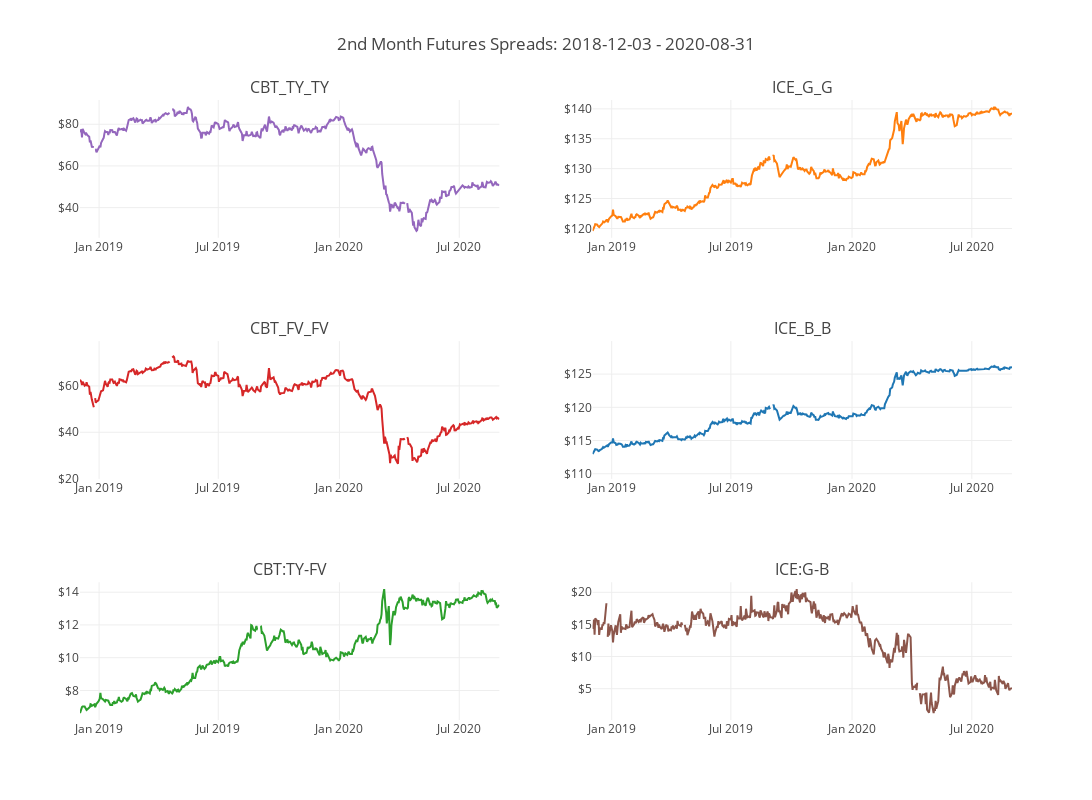

Notebook code cell kept with this figure:
### Markdown cell above
* Side by side underlying asset with spreads
* Side by side rolling averages versus original spread
* Median and standard deviation of difference to N-day rolling average
* Scatter plot of daily returns with normal distribution and kurtosis stats

### Code cell
def make_spread_charts(
    pairs: tuple,
    df: pd.DataFrame,
    title_text: str,
    price_col: str = "adj_future"
) -> go.Figure:
    """Returns figure for side-by-side charts of the prices of the underlying
    securities and spreads. The spread will be expressed as the second security
    of the pair less the first one with the second security appearing in top row.

    Args:
        pairs: Tuple of two tuples with two str elements, one for each security
            in the form `{exchange code}_{futures code}_{options_code}`.
        df: Pandas dataframe with the price data to be plotted. Assumes series
            are accessible with a tuple of `{(price_col, security)}`.
        title_text: Text of overall figure.
        price_col: Label of column in df by which the prices of the underlying
            securities are accessible.

    Returns:
        A plotly Figure ready for plotting

    """

    subplot_titles = (pairs[0][1], pairs[1][1], pairs[0][0], pairs[1][0])
    subplot_titles += tuple(get_spread_label(p) for p in pairs)

    fig = make_subplots(rows=3, cols=2, subplot_titles=subplot_titles)

    y_ranges = {}

    for i, pair in enumerate(pairs):
        for j, security in enumerate(pair):
            series = df[(price_col, security)]
            fig.append_trace(go.Scatter(
                x=df.index,
                y=series,
                name=security
            ), row=2-j, col=2-i)

            y_ranges[(2-j, 2-i)] = (series.max() - series.min(), series.min(), series.max())
        
        fig.append_trace(go.Scatter(
            x=df.index,
            y=get_spread(pair, df=df, price_col=price_col),
            name=get_spread_label(pair)
        ), row=3, col=i+1)
    
    title_text = f"{title_text}: {df.index.min().strftime(DATE_FORMAT)} - {df.index.max().strftime(DATE_FORMAT)}"
    fig.update_layout(template="none", **FIGURE_SIZE, title_text=title_text, showlegend=False)
    fig.update_yaxes(tickprefix="$")

    # This is hacky, but makes it so the y ranges of the underlying securities in a pair are the same
    # to make it easier to see which movements are causing the spread to change.
    for c in range(1, 3):
        delta = y_ranges[(1, c)][0] - y_ranges[(2, c)][0]
        if delta > 0:
            new_range = (y_ranges[(2, c)][1] - delta / 2, y_ranges[(2, c)][2] + delta / 2)
            fig.update_yaxes(range=new_range, row=2, col=c)
        else:
            new_range = (y_rangess[(1, c)][1] + delta / 2, y_ranges[(1, c)][2] - delta / 2)
            fig.update_yaxes(range=new_range, row=1, col=c)

    return fig


fig = make_spread_charts(pairs, df_second, title_text="2nd Month Futures Spreads")
fig.show()

### Figure 1 — Plotly figure (JSON) as saved in the notebook; plotly's stock layout.template omitted (floating-point values rounded to 4 significant figures; data arrays with more than 128 entries replaced by an {"elided": "..."} marker saying what was removed)
{"data": [{"name": "CBT_FV_FV", "type": "scatter", "x": {"elided": "453 str values"}, "xaxis": "x4", "y": {"elided": "453 float values"}, "yaxis": "y4"}, {"name": "CBT_TY_TY", "type": "scatter", "x": {"elided": "453 str values"}, "xaxis": "x2", "y": {"elided": "453 float values"}, "yaxis": "y2"}, {"name": "CBT:TY-FV", "type": "scatter", "x": {"elided": "453 str values"}, "xaxis": "x5", "y": {"elided": "453 float values"}, "yaxis": "y5"}, {"name": "ICE_B_B", "type": "scatter", "x": {"elided": "453 str values"}, "xaxis": "x3", "y": {"elided": "453 float values"}, "yaxis": "y3"}, {"name": "ICE_G_G", "type": "scatter", "x": {"elided": "453 str values"}, "xaxis": "x", "y": {"elided": "453 float values"}, "yaxis": "y"}, {"name": "ICE:G-B", "type": "scatter", "x": {"elided": "453 str values"}, "xaxis": "x6", "y": {"elided": "453 float values"}, "yaxis": "y6"}], "layout": {"annotations": [{"font": {"size": 16}, "showarrow": false, "text": "CBT_TY_TY", "x": 0.225, "xanchor": "center", "xref": "paper", "y": 1, "yanchor": "bottom", "yref": "paper"}, {"font": {"size": 16}, "showarrow": false, "text": "ICE_G_G", "x": 0.775, "xanchor": "center", "xref": "paper", "y": 1, "yanchor": "bottom", "yref": "paper"}, {"font": {"size": 16}, "showarrow": false, "text": "CBT_FV_FV", "x": 0.225, "xanchor": "center", "xref": "paper", "y": 0.6111, "yanchor": "bottom", "yref": "paper"}, {"font": {"size": 16}, "showarrow": false, "text": "ICE_B_B", "x": 0.775, "xanchor": "center", "xref": "paper", "y": 0.6111, "yanchor": "bottom", "yref": "paper"}, {"font": {"size": 16}, "showarrow": false, "text": "CBT:TY-FV", "x": 0.225, "xanchor": "center", "xref": "paper", "y": 0.2222, "yanchor": "bottom", "yref": "paper"}, {"font": {"size": 16}, "showarrow": false, "text": "ICE:G-B", "x": 0.775, "xanchor": "center", "xref": "paper", "y": 0.2222, "yanchor": "bottom", "yref": "paper"}], "height": 800, "showlegend": false, "title": {"text": "2nd Month Futures Spreads: 2018-12-03 - 2020-08-31"}, "width": 1500, "xaxis": {"anchor": "y", "domain": [0, 0.45]}, "xaxis2": {"anchor": "y2", "domain": [0.55, 1]}, "xaxis3": {"anchor": "y3", "domain": [0, 0.45]}, "xaxis4": {"anchor": "y4", "domain": [0.55, 1]}, "xaxis5": {"anchor": "y5", "domain": [0, 0.45]}, "xaxis6": {"anchor": "y6", "domain": [0.55, 1]}, "yaxis": {"anchor": "x", "domain": [0.7778, 1], "tickprefix": "$"}, "yaxis2": {"anchor": "x2", "domain": [0.7778, 1], "tickprefix": "$"}, "yaxis3": {"anchor": "x3", "domain": [0.3889, 0.6111], "range": [19.88, 79.34], "tickprefix": "$"}, "yaxis4": {"anchor": "x4", "domain": [0.3889, 0.6111], "range": [109.2, 130.0], "tickprefix": "$"}, "yaxis5": {"anchor": "x5", "domain": [0, 0.2222], "tickprefix": "$"}, "yaxis6": {"anchor": "x6", "domain": [0, 0.2222], "tickprefix": "$"}}}
